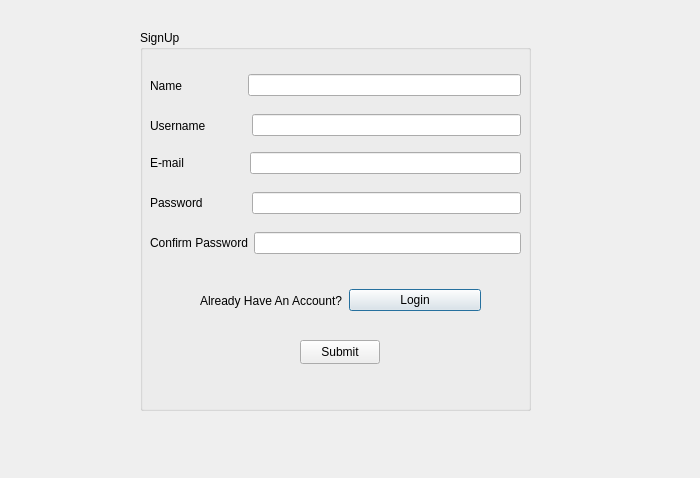
<?xml version="1.0" encoding="UTF-8"?>
<ui version="4.0">
 <class>Dialog</class>
 <widget class="QDialog" name="Dialog">
  <property name="geometry">
   <rect>
    <x>0</x>
    <y>0</y>
    <width>700</width>
    <height>478</height>
   </rect>
  </property>
  <property name="windowTitle">
   <string>Dialog</string>
  </property>
  <widget class="QGroupBox" name="groupBox">
   <property name="geometry">
    <rect>
     <x>140</x>
     <y>30</y>
     <width>391</width>
     <height>381</height>
    </rect>
   </property>
   <property name="title">
    <string>SignUp</string>
   </property>
   <widget class="QWidget" name="layoutWidget">
    <property name="geometry">
     <rect>
      <x>10</x>
      <y>40</y>
      <width>371</width>
      <height>31</height>
     </rect>
    </property>
    <layout class="QHBoxLayout" name="horizontalLayout">
     <item>
      <widget class="QLabel" name="label">
       <property name="text">
        <string>Name                  </string>
       </property>
      </widget>
     </item>
     <item>
      <widget class="QLineEdit" name="Name"/>
     </item>
    </layout>
   </widget>
   <widget class="QWidget" name="layoutWidget_2">
    <property name="geometry">
     <rect>
      <x>10</x>
      <y>80</y>
      <width>371</width>
      <height>31</height>
     </rect>
    </property>
    <layout class="QHBoxLayout" name="horizontalLayout_2">
     <item>
      <widget class="QLabel" name="label_2">
       <property name="text">
        <string>Username            </string>
       </property>
      </widget>
     </item>
     <item>
      <widget class="QLineEdit" name="username"/>
     </item>
    </layout>
   </widget>
   <widget class="QWidget" name="layoutWidget_3">
    <property name="geometry">
     <rect>
      <x>10</x>
      <y>120</y>
      <width>371</width>
      <height>26</height>
     </rect>
    </property>
    <layout class="QHBoxLayout" name="horizontalLayout_3">
     <item>
      <widget class="QLabel" name="label_3">
       <property name="text">
        <string>E-mail                  </string>
       </property>
      </widget>
     </item>
     <item>
      <widget class="QLineEdit" name="email"/>
     </item>
    </layout>
   </widget>
   <widget class="QWidget" name="layoutWidget_4">
    <property name="geometry">
     <rect>
      <x>10</x>
      <y>160</y>
      <width>371</width>
      <height>26</height>
     </rect>
    </property>
    <layout class="QHBoxLayout" name="horizontalLayout_4">
     <item>
      <widget class="QLabel" name="label_4">
       <property name="text">
        <string>Password             </string>
       </property>
      </widget>
     </item>
     <item>
      <widget class="QLineEdit" name="password">
       <property name="echoMode">
        <enum>QLineEdit::Password</enum>
       </property>
      </widget>
     </item>
    </layout>
   </widget>
   <widget class="QWidget" name="layoutWidget_5">
    <property name="geometry">
     <rect>
      <x>10</x>
      <y>200</y>
      <width>371</width>
      <height>26</height>
     </rect>
    </property>
    <layout class="QHBoxLayout" name="horizontalLayout_5">
     <item>
      <widget class="QLabel" name="label_5">
       <property name="text">
        <string>Confirm Password</string>
       </property>
      </widget>
     </item>
     <item>
      <widget class="QLineEdit" name="confirm_password">
       <property name="echoMode">
        <enum>QLineEdit::Password</enum>
       </property>
      </widget>
     </item>
    </layout>
   </widget>
   <widget class="QWidget" name="layoutWidget_6">
    <property name="geometry">
     <rect>
      <x>60</x>
      <y>240</y>
      <width>281</width>
      <height>61</height>
     </rect>
    </property>
    <layout class="QHBoxLayout" name="horizontalLayout_6">
     <item>
      <widget class="QLabel" name="label_6">
       <property name="text">
        <string>Already Have An Account?</string>
       </property>
      </widget>
     </item>
     <item>
      <widget class="QPushButton" name="pushButton">
       <property name="text">
        <string>Login</string>
       </property>
      </widget>
     </item>
    </layout>
   </widget>
   <widget class="QPushButton" name="pushButton_2">
    <property name="geometry">
     <rect>
      <x>160</x>
      <y>310</y>
      <width>80</width>
      <height>24</height>
     </rect>
    </property>
    <property name="text">
     <string>Submit</string>
    </property>
   </widget>
  </widget>
 </widget>
 <resources/>
 <connections/>
</ui>
